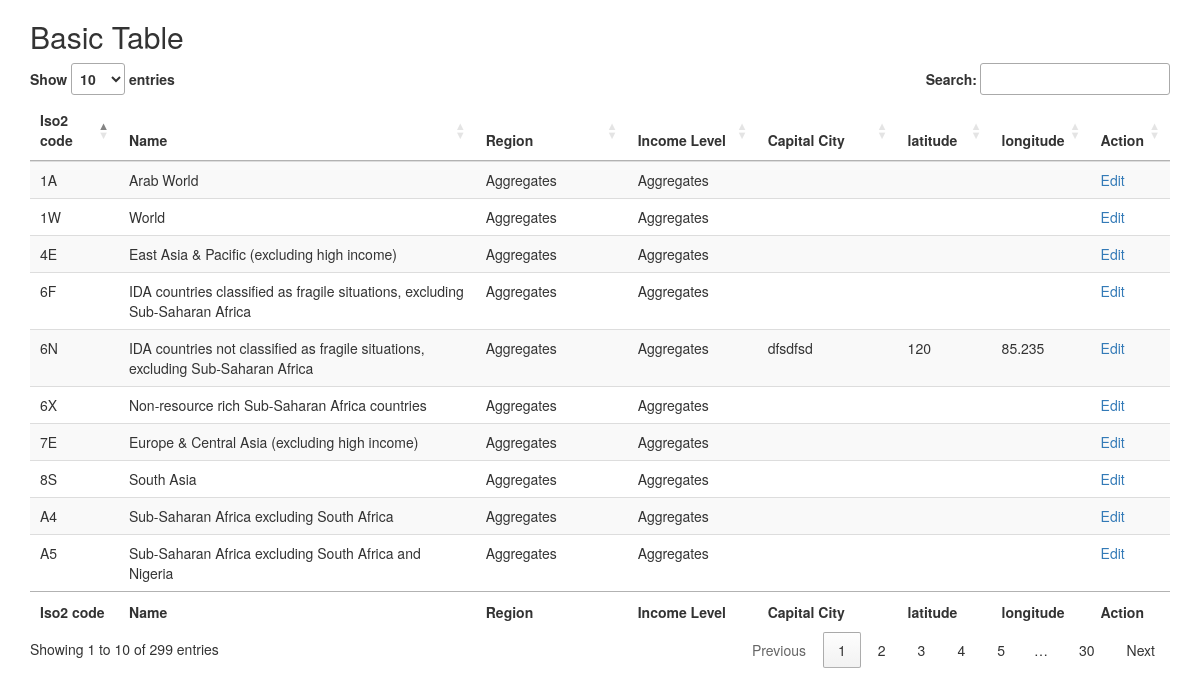
The page /CodeIgniter-3.1.11/index.php/home on the database its author committed.
### tables this page shows
CREATE TABLE `table_country` (
  `country_id` int(11) NOT NULL,
  `id` varchar(255) DEFAULT NULL,
  `iso2Code` varchar(255) DEFAULT NULL,
  `name` varchar(255) DEFAULT NULL,
  `region_id` varchar(255) DEFAULT NULL,
  `region_iso2code` varchar(255) DEFAULT NULL,
  `region_value` varchar(255) DEFAULT NULL,
  `adminregion_id` varchar(255) DEFAULT NULL,
  `adminregion_value` varchar(255) DEFAULT NULL,
  `adminregion_iso2code` varchar(255) DEFAULT NULL,
  `incomeLevel_id` varchar(255) DEFAULT NULL,
  `incomeLevel_iso2code` varchar(255) DEFAULT NULL,
  `incomeLevel_value` varchar(255) DEFAULT NULL,
  `lendingType_id` varchar(255) DEFAULT NULL,
  `lendingType_iso2code` varchar(255) DEFAULT NULL,
  `lendingType_value` varchar(255) DEFAULT NULL,
  `capitalCity` varchar(255) DEFAULT NULL,
  `latitude` varchar(255) DEFAULT NULL,
  `longitude` varchar(255) DEFAULT NULL
);

### CodeIgniter-3.1.11/application/controllers/Home.php (called while the page is built, shortened)
<?php
class Home extends CI_Controller {
	public function __construct() {
		$this->load->model('common_model');
		$this->load->library('session');
	}
	public function index()
	{
		$data['list'] =  $this->common_model->getDetails();
		$this->load->view('list_view',$data);
	}
}

### CodeIgniter-3.1.11/index.php (called while the page is built, shortened)
<?php
require_once BASEPATH.'core/CodeIgniter.php';

### CodeIgniter-3.1.11/application/models/Common_model.php (called while the page is built, shortened)
<?php
class Common_model extends CI_Model {
	public function getDetails()
	{
		$this->db->select('*');
		$this->db->from('table_country');
		$query = $this->db->get();
		return $query->result_array();
	}
}
?>

### CodeIgniter-3.1.11/application/views/list_view.php (the view, shortened to what this page needs)
<!DOCTYPE html>
<html lang="en">
<head>
<link href="http://maxcdn.bootstrapcdn.com/bootstrap/3.2.0/css/bootstrap.min.css" rel="stylesheet">
<link rel="stylesheet"
href="http://cdn.datatables.net/1.10.2/css/jquery.dataTables.min.css"></style>
<body>
<div class="container">
  <h2>Basic Table</h2>
  <table id="example" class="table table-striped" style="width:100%">
        <thead>
            <tr>
                <th>Iso2 code</th>
                <th>Name</th>
                <th>Region</th>
                <th>Income Level</th>
                <th>Capital City</th>
                <th>latitude</th>
                <th>longitude</th>
                <th>Action</th>
            </tr>
        </thead>
       <tbody>
        <?php
          if(!empty($list)){
            foreach ($list as $key => $value) {
        ?>
         <tr>
           <td><?= $value['iso2Code']?></td>
           <td><?= ucfirst($value['name'])?></td>
           <td><?= ucfirst($value['region_value'])?></td>
           <td><?= $value['incomeLevel_value']?></td>
           <td><?= $value['capitalCity']?></td>
           <td><?= $value['latitude']?></td>
           <td><?= $value['longitude']?></td>
           <td><a href="<?php echo base_url('home/edit/'). base64_encode($value['country_id']) ?>">Edit</a></td>
         </tr>
        <?php }} ?>
       </tbody>
        <tfoot>
            <tr>
                <th>Iso2 code</th>
                <th>Name</th>
                <th>Region</th>
                <th>Income Level</th>
                <th>Capital City</th>
                <th>latitude</th>
                <th>longitude</th>
                <th>Action</th>
            </tr>
        </tfoot>
    </table>
</div>
</body>
</html>

### rows shown on the page
table_country: iso2Code "1A", name "Arab World", region_value "Aggregates", incomeLevel_value "Aggregates"
table_country: iso2Code "4E", name "East Asia & Pacific (excluding high income)", region_value "Aggregates", incomeLevel_value "Aggregates"
table_country: iso2Code "7E", name "Europe & Central Asia (excluding high income)", region_value "Aggregates", incomeLevel_value "Aggregates"
table_country: iso2Code "6F", name "IDA countries classified as fragile situations, excluding Sub-Saharan Africa", region_value "Aggregates", incomeLevel_value "Aggregates"
table_country: iso2Code "6X", name "Non-resource rich Sub-Saharan Africa countries", region_value "Aggregates", incomeLevel_value "Aggregates"
table_country: iso2Code "6N", name "IDA countries not classified as fragile situations, excluding Sub-Saharan Africa", region_value "Aggregates", incomeLevel_value "Aggregates", capitalCity "dfsdfsd", latitude "120", longitude "85.235"
table_country: iso2Code "8S", name "South Asia", region_value "Aggregates", incomeLevel_value "Aggregates"
table_country: iso2Code "A4", name "Sub-Saharan Africa excluding South Africa", region_value "Aggregates", incomeLevel_value "Aggregates"
table_country: iso2Code "1W", name "World", region_value "Aggregates", incomeLevel_value "Aggregates"
table_country: iso2Code "A5", name "Sub-Saharan Africa excluding South Africa and Nigeria", region_value "Aggregates", incomeLevel_value "Aggregates"
